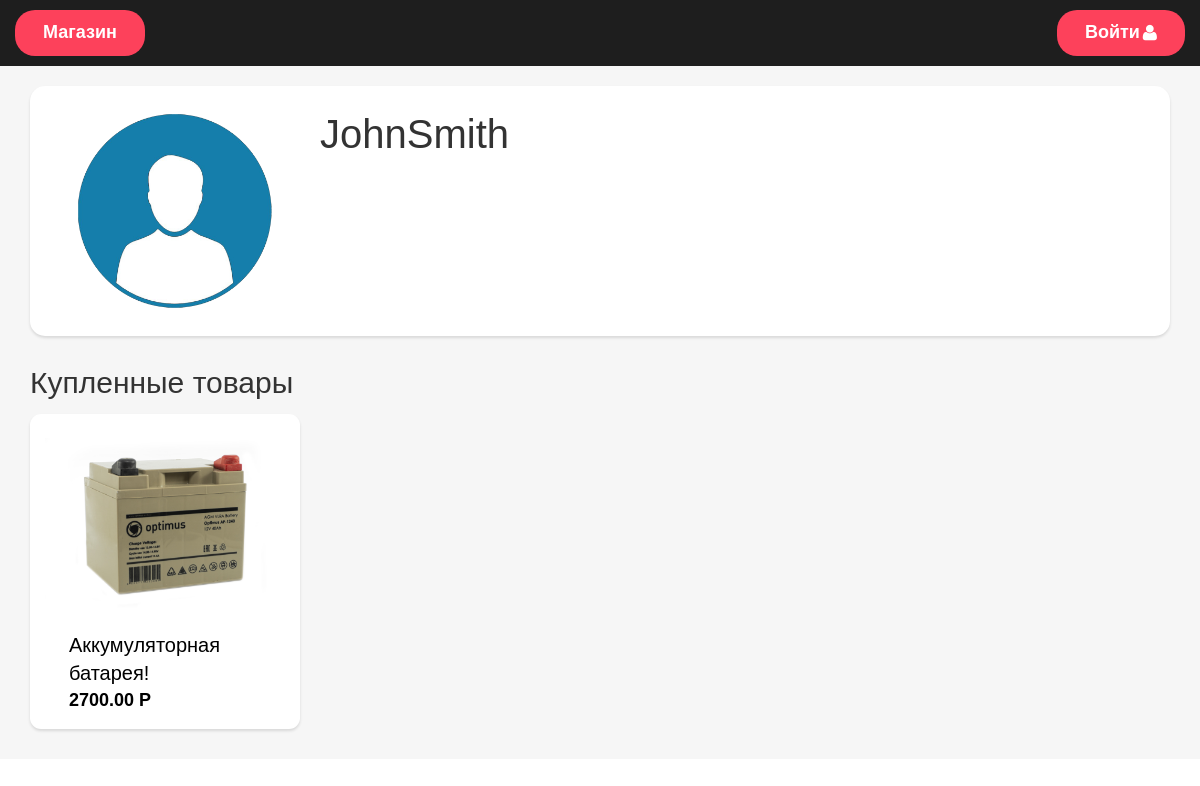
The app's page /profile/JohnSmith with its own data.
### webshop/models.py (models this page shows, shortened)
class Product(models.Model):
    product_category = models.ForeignKey(Category, related_name='products', on_delete=models.CASCADE, verbose_name='Choose a category')
    product_name = models.CharField(max_length=255, db_index=True, verbose_name='Name')
    product_slug = models.SlugField(max_length=255, db_index=True)
    product_image = models.ImageField(upload_to='images/product_imgs/', blank=True, verbose_name='Image')
    product_description = models.TextField(blank=True, verbose_name='Description')
    product_price = models.DecimalField(max_digits=15, decimal_places=2, verbose_name='Price')
    product_is_aviable = models.BooleanField(default=True, verbose_name='Availability')
    product_created = models.DateTimeField(auto_now_add=True)
    product_updated = models.DateTimeField(auto_now=True)
    characteristics = models.JSONField(default=dict, blank=True)
    history = HistoricalRecords()
    class Meta:
        ordering = ('product_name', )
        index_together = (('id', 'product_slug'), )
        verbose_name = 'Product'
        verbose_name_plural = 'Products'

### webshop/views.py (the view)
# urls.py: path('profile/<username>', views.UserProfile.as_view(), name='profile'),
class UserProfile(TemplateView):
    template_name = 'webshop/profile.html'
    def get_user(self):
        return get_object_or_404(User, username=self.kwargs['username'])
    def get_userinfo(self):
        user = self.get_user()
        try:
            user_info = UserInfo.objects.get(user=user.id)
        except UserInfo.DoesNotExist:
            user_info = UserInfo()
            user_info.user = user
            user_info.save()
        return user_info
    def get_purchased_items(self):
        try:
            purchased_items = self.get_userinfo().purchased_items['purchased_items']
        except KeyError:
            return None
        items = Product.objects.filter(product_slug__in=purchased_items)
        return items

### webshop/templates/webshop/profile.html (shortened to what this page needs)
{% extends 'webshop/base.html' %}
{% load static %}
{% block content %}
<div class="user-area">
    <div class="container">
        <div class="user-field">
            <img class="user-avatar" src="{% static 'webshop/img/user_default_image.png' %}">
            <span class="user-username">{{ view.get_user }}</span>
        </div>
        {% if view.get_purchased_items %}
        <h3>Купленные товары</h3>
        <div class="purchased-items">
            {% for i in view.get_purchased_items %}
            <a class="purchased-item" href="{% url 'webshop:product_page' i.product_category.category_slug i.product_slug %}">
                <div class="item-image"><img src="{{ i.product_image.url }}"></div>
                <div class="item-bottom">
                    <span class="item-name">{{ i.product_name }}</span>
                    <div class="item-price">{{ i.product_price }} P</div>
                </div>
            </a>
            {% endfor %}
        </div>
        {% endif %}
    </div>
</div>
{% endblock %}

### webshop/static/webshop/css/style.css (style rules this page uses)
html, body { height: 100%; }
* { margin-right: 0px; }
img { max-width: 100%; height: auto; }
h1, h2, h3, h4, h5, h6 { margin: 0 0 15px; }
body { font-family:Arial, Helvetica, sans-serif; }
a { color: #5a88ca }
.user-area { background-color: #F6F6F6; min-height: 70vh; }
.user-area h3 { font-size: 30px; }
.user-field { display: flex; background-color: white; margin-top: 20px; border-radius: 15px; box-shadow: 0 2px 3px rgb(0 0 0 / 12%); padding: 20px; gap: 40px; margin-bottom: 30px; }
.user-username { position: relative; font-size: 40px; }
.user-avatar { height: 15em; margin-left: 20px; }
.purchased-items { display: grid; gap: 20px; grid-template-columns: repeat(4, 1fr); grid-auto-rows: 1fr; margin-bottom: 30px; }
.purchased-item { display: grid; grid-template-areas: 'image' 'info'; grid-template-rows: '2fr 1fr'; gap: 5px; flex-direction: column; background-color: white; border-radius: 11px; padding: 15px; min-height: 22.5em; box-shadow: 0 2px 3px rgb(0 0 0 / 12%); text-decoration: none; color: black; }
.purchased-item .item-image { grid-area: image; align-self: center; }
.purchased-item img { width: 100%; }
.purchased-item .item-bottom { margin-left: 10%; grid-area: info; align-self: flex-end; }
.purchased-item .item-name { font-size: 20px; }
.purchased-item .item-price { font-size: 18px; font-weight: 600; font-family: Arial, Helvetica, sans-serif; }

### records on screen
Product: product_image (picture), product_name "Аккумуляторная батарея!", product_price "2700.00"

### other values on screen
{{ view.get_user }} "JohnSmith"
